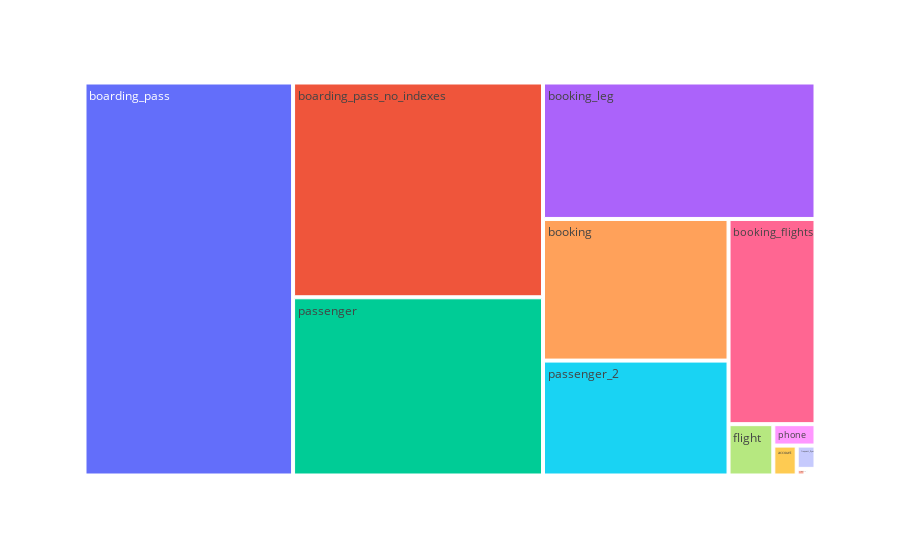

The cell this chart's notebook holds for it:
### Code cell
import sys
import matplotlib.pyplot as plt
import plotly.express as px


# Display the chart

sys.path.append('/Users/itaybraun/Documents/GitHub/useful-postgres-queries/classes')
from open_cmd import OpenCmd
# create an empty object
mycmd2 = OpenCmd()
# When the OpenCmd object created, it automatically imports a collection of SQL Commands. 
mycmd2.showCmds()
# Configure a connection string to a PG server. It is not opened yet.
mycmd2.open_pg_connection("postgresql://postgres:Trustno1@database-2.cofhrj7zmyn4.eu-central-1.rds.amazonaws.com:5432/airbases")


# This is for tests only. Importing data from YAML should done automatically when building the OpenCmd object. 
sqlcmds = mycmd2.generate_SQLCmd_from_yaml('/Users/itaybraun/Documents/GitHub/useful-postgres-queries/classes/tables.yaml');
print(sqlcmds)

# A command returns a Data Set. TODO: Configure a command without a returned data set, as nonSQLQuery in C#
df_db = mycmd2.run_cmd("databases")
df_tables = mycmd2.run_cmd("tables_size")

df_tables

def barChart(dataFrame, y_column, x_column, y_label, x_label, title):
    plt.figure(figsize=(10, 6))  # Adjust the figure size as needed
    
    # Generate the bar chart
    plt.bar(dataFrame[x_column], dataFrame[y_column])
    
    # Set labels for X and Y axes
    plt.xlabel(x_label)
    plt.ylabel(y_label)
    
    # Set the chart title
    plt.title(title)
    plt.xticks(rotation=45)
    # Show the chart
    plt.show()

barChart(df_tables,'total_table_size_kb', 'table_name', 'Size', 'Tables', 'Tables Size' )


fig = px.treemap(df_tables, path=['table_name'], values='total_table_size_kb')

# Display the treemap in the Jupyter Notebook
fig.show()

### Figure 1 — Plotly figure (JSON) as saved in the notebook; plotly's stock layout.template omitted (floating-point values rounded to 4 significant figures)
{"data": [{"branchvalues": "total", "domain": {"x": [0, 1], "y": [0, 1]}, "hovertemplate": "labels=%{label}<br>total_table_size_kb=%{value}<br>parent=%{parent}<br>id=%{id}<extra></extra>", "ids": ["account", "accounts", "aircraft", "airport", "boarding_pass", "boarding_pass_no_indexes", "booking", "booking_flights", "booking_leg", "check_pk_overflow", "flight", "frequent_flyer", "index_stats", "job", "job_run_details", "orders_test", "orders_y2023m01", "orders_y2023m02", "orders_y2023m03", "passenger", "passenger_2", "phone", "postgres_logs", "postgres_server_settings", "qa_table_wings", "qa_tests_flights", "sales", "students", "t1", "test_high_indexes_num", "test_no_primary_key", "test_table", "testing", "vacuum_logs"], "labels": ["account", "accounts", "aircraft", "airport", "boarding_pass", "boarding_pass_no_indexes", "booking", "booking_flights", "booking_leg", "check_pk_overflow", "flight", "frequent_flyer", "index_stats", "job", "job_run_details", "orders_test", "orders_y2023m01", "orders_y2023m02", "orders_y2023m03", "passenger", "passenger_2", "phone", "postgres_logs", "postgres_server_settings", "qa_table_wings", "qa_tests_flights", "sales", "students", "t1", "test_high_indexes_num", "test_no_primary_key", "test_table", "testing", "vacuum_logs"], "name": "", "parents": ["", "", "", "", "", "", "", "", "", "", "", "", "", "", "", "", "", "", "", "", "", "", "", "", "", "", "", "", "", "", "", "", "", ""], "type": "treemap", "values": [27208, 24, 48, 144, 3186208, 2086672, 1021456, 693560, 1445408, 16, 89408, 17024, 32, 48, 800, 24, 384, 352, 376, 1731464, 828712, 35128, 8, 104, 8, 8, 40, 2248, 8, 128, 0, 8, 0, 24]}], "layout": {"legend": {"tracegroupgap": 0}, "margin": {"t": 60}}}
